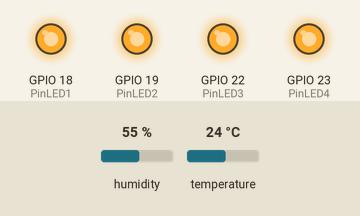
A sketch run on a simulated ESP32. Parts: output pins drawn as LEDs (lit = HIGH). Dashed ring = blinking. Inputs (shaded band) come from the test bench; at power-on: temperature 24 °C, humidity 55 %. WiFi joins after 1.5 s; servers stay silent unless stated; random numbers use the default seed unless the sketch sets one; no MQTT or app messages arrive unless stated; what the sketch prints to the serial monitor is not drawn.

Above: at 2.7 s.
2.8 s: temperature set to 29.5 °C
14.5 s: temperature set to 30.7 °C
At 18.47 s:
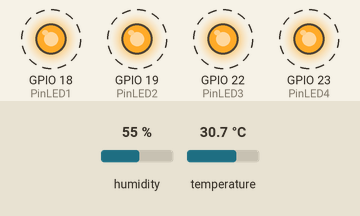
22.7 s: temperature set to 12 °C
30.9 s: temperature set to 33 °C
At 33.25 s:
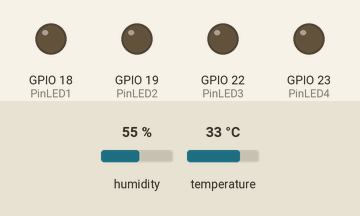
Timing chart, 0 to 40.1 s (numbered marks = the images above; inputs shaded):
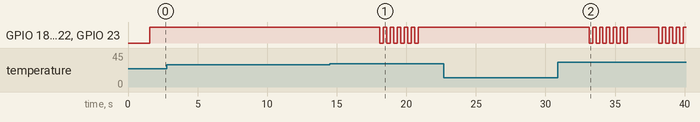

The sketch:

Blynk_with_MQTTlens.ino
```cpp
#include <WiFi.h>
#include <Wire.h>
#include <PubSubClient.h>
#include "DHTesp.h"
DHTesp dht;
#define PinLED1 18
#define PinLED2 19
#define PinLED3 22
#define PinLED4 23
#define DHT22_Pin 15
float h, t;
int blinkStatus = 1;
int LED_PinArray[] = {PinLED1, PinLED2, PinLED3, PinLED4};
int LED_StsArray[] = {0, 0, 0, 0};
//Wifi
const char* ssid = "meow";
const char* password = "meowmeow";
const char* mqtt_server = "test.mosquitto.org";  //MQTT
const char* topic1 = "MS1";
String ledState1 = "NA";
WiFiClient espClient;
PubSubClient client(espClient);
long lastMsg = 0;
char msg[50];

int value = 0;
void setup_wifi() {
  delay(10);
  Serial.println();
  Serial.print("Connecting to ");
  Serial.println(ssid);
  WiFi.begin(ssid, password);
  while (WiFi.status() != WL_CONNECTED) {
    delay(500); Serial.print(".");
  }
  randomSeed(micros());
  Serial.println("");
  Serial.println("WiFi connected");
  Serial.println("IP address: ");
  Serial.println(WiFi.localIP());
}

void reconnect()
{ while (!client.connected()) // Loop until we're reconnected
  { Serial.print("Attempting MQTT connection...");
    String clientId = "ESP32Client-";
    clientId += String(random(0xffff), HEX); // Create a random client ID
    if (client.connect(clientId.c_str())) // Attempt to connect
    { Serial.println("connected"); // Once connected, publish an announcement...
      client.publish(topic1, "Hello World Pk007"); // ... and resubscribe
      client.subscribe(topic1);
    } else
    { Serial.print("failed, rc=");
      Serial.print(client.state());
      Serial.println(" try again in 5 seconds");
      delay(5000);
    }
  }
}

void LEDShowStatus(void) {
  if (isnan(t)) {
    blinkStatus = 1 - blinkStatus;
    LED_StsArray[0] = 1;
    LED_StsArray[1] = 0;
    LED_StsArray[2] = 0;
    LED_StsArray[3] = 0;
  }
  if (t < 24) {
    blinkStatus = 1;
    LED_StsArray[0] = 1;
    LED_StsArray[1] = 0;
    LED_StsArray[2] = 0;
    LED_StsArray[3] = 0;
  }
  if (t >= 24) {
    LED_StsArray[0] = 1;
    LED_StsArray[1] = 1;
    LED_StsArray[2] = 0;
    LED_StsArray[3] = 0;
  }
  if (t < 26) {
    blinkStatus = 1;
    LED_StsArray[0] = 1;
    LED_StsArray[1] = 1;
    LED_StsArray[2] = 0;
    LED_StsArray[3] = 0;
  }
  if (t >= 26) {
    LED_StsArray[0] = 1;
    LED_StsArray[1] = 1;
    LED_StsArray[2] = 1;
    LED_StsArray[3] = 0;
  }
  if (t < 28) {
    blinkStatus = 1;
    LED_StsArray[0] = 1;
    LED_StsArray[1] = 1;
    LED_StsArray[2] = 1;
    LED_StsArray[3] = 0;
  }
  if (t >= 28) {
    LED_StsArray[0] = 1;
    LED_StsArray[1] = 1;
    LED_StsArray[2] = 1;
    LED_StsArray[3] = 1;
  }
  if (t < 30) {
    blinkStatus = 1;
    LED_StsArray[0] = 1;
    LED_StsArray[1] = 1;
    LED_StsArray[2] = 1;
    LED_StsArray[3] = 1;
  }
  if (t >= 30) {
    blinkStatus = 1 - blinkStatus;
    LED_StsArray[0] = 1;
    LED_StsArray[1] = 1;
    LED_StsArray[2] = 1;
    LED_StsArray[3] = 1;
  }
  for (int i = 0; i < 4; i++)
    digitalWrite(LED_PinArray[i], LED_StsArray[i] & blinkStatus);
}
void setup()
{ Serial.begin(115200);
  setup_wifi();
  //Wire.begin(22, 23);
  client.setServer(mqtt_server, 1883);
  dht.setup(DHT22_Pin, DHTesp::DHT22);
  for (int i = 0; i < 4; i++) {
    pinMode(LED_PinArray[i], OUTPUT);
  }
}
void loop()
{
  if (!client.connected()) reconnect();
  client.loop();
  long now = millis();
  if (now - lastMsg > 5000)
  { lastMsg = now;
    ++value;
    //float t = s.readTempC();
    //float h = s.readHumidity();
    delay(dht.getMinimumSamplingPeriod());
    h = dht.getHumidity();
    t = dht.getTemperature();

    sprintf (msg, "TempC: %.2f C, Humidity: %.2f %%", t, h);
    Serial.print("Publish message: ");
    Serial.println(msg);
    client.publish(topic1, msg);

  }
  LEDShowStatus(); delay(250);
  LEDShowStatus(); delay(250);
  LEDShowStatus(); delay(250);
  LEDShowStatus(); delay(250);
  LEDShowStatus(); delay(250);
  LEDShowStatus(); delay(250);
}
```

Measured:
- the behaviour switches between 29.9 and 30 °C on temperature (found by bisection; images 0 and 1)
- after the input at 2.8 s, every drawn part: stays the same
- after the input at 14.5 s, GPIO 18 (PinLED1), GPIO 19 (PinLED2), GPIO 22 (PinLED3), GPIO 23 (PinLED4): alternates HIGH for 0.25 s and LOW for 0.25 s, 12 changes in all, then stays HIGH, starting after 3.6 s
- after the input at 22.7 s, every drawn part: stays the same
- after the input at 30.9 s, GPIO 18 (PinLED1), GPIO 19 (PinLED2), GPIO 22 (PinLED3), GPIO 23 (PinLED4): goes 5 × (LOW 0.25 s, HIGH 0.25 s), LOW 0.25 s, HIGH 2.3 s, 3 × (LOW 0.25 s, HIGH 0.25 s), LOW 0.25 s, then HIGH, starting after 2.2 s
